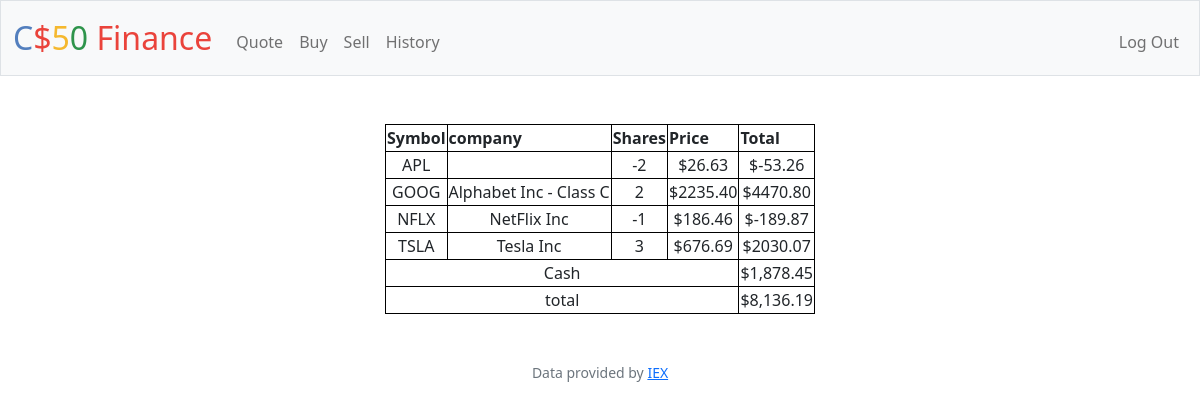
The page / (signed in) on the database its author committed.
### tables this page shows
CREATE TABLE stocks (stockid INTEGER PRIMARY KEY AUTOINCREMENT NOT NULL, userid INTEGER, stocksymbol TEXT, shares INTEGER, Timestamp DATETIME DEFAULT CURRENT_TIMESTAMP, share_price REAL, company, status TEXT, FOREIGN KEY (userid) REFERENCES users (id) ON DELETE CASCADE ON UPDATE NO ACTION);

### app.py (the view)
@app.route("/")
@login_required
def index():
    rows= db.execute("SELECT stocksymbol, company, SUM(shares) as shares, AVG(share_price) as price, SUM(shares*share_price) as total\
                    FROM stocks WHERE userid=?\
                    GROUP BY stocksymbol, company", session["user_id"])
    cash_left= db.execute("SELECT cash FROM users WHERE id=?", session["user_id"])[0]
    cash_left= cash_left['cash']
    total_stocks_prices= db.execute("SELECT SUM(share_price*shares) AS stocks_price FROM stocks\
                                     WHERE userid=?", session["user_id"])[0]
    total_stocks_prices= total_stocks_prices["stocks_price"]
    if total_stocks_prices== None or total_stocks_prices=="":
        total_stocks_prices=0
    return render_template('index.html', rows=rows, cash=usd(cash_left), total= usd(total_stocks_prices+cash_left))

### app.py (called while the page is built)
@app.after_request
def after_request(response):
    response.headers["Cache-Control"] = "no-cache, no-store, must-revalidate"
    response.headers["Expires"] = 0
    response.headers["Pragma"] = "no-cache"
    return response

### helpers.py (called while the page is built)
def login_required(f):
    @wraps(f)
    def decorated_function(*args, **kwargs):
        if session.get("user_id") is None:
            return redirect("/login")
        return f(*args, **kwargs)
    return decorated_function

def usd(value):
    return f"${value:,.2f}"

### templates/index.html (shortened to what this page needs)
{% extends "layout.html" %}
{% block main %}
    <table style="margin-left:auto;margin-right:auto;">
        <thead>
            <th class="text-start">Symbol</th>
            <th class="text-start">company</th>
            <th class="text-start">Shares</th>
            <th class="text-start">Price</th>
            <th class="text-start">Total</th>
        </thead>
    <tbody>
        {% for row in rows %}
        <tr>
            {% if row.shares !=0 %}
                <td>{{ row.stocksymbol }}</td>
                <td>{{row.company }}</td>
                <td>{{ row.shares }}</td>
                <td>{{ "$%.2f"|format(row.price|float) }}</td>
                <td>{{ "$%.2f"|format(row.total|float) }}</td>
            {% endif%}
            </tr>
        {% endfor %}
        <tr>
            <td colspan="4">Cash</td>
            <td colspan="5">{{cash}}</td>
        </tr>
        <tr>
            <td colspan="4">total</td>
            <td colspan="5">{{total}}</td>
        </tr>
    </tbody>
    </table>
{% endblock %}

### templates/layout.html (shortened to what this page needs)
<!DOCTYPE html>
<html lang="en">
    <head>
        <link href="https://cdn.jsdelivr.net/npm/bootstrap@5.1.3/dist/css/bootstrap.min.css" rel="stylesheet">
        <link href="/static/styles.css" rel="stylesheet">
    </head>
    <body>
        <nav class="bg-light border navbar navbar-expand-md navbar-light">
            <div class="container-fluid">
                <a class="navbar-brand" href="/"><span class="blue">C</span><span class="red">$</span><span class="yellow">5</span><span class="green">0</span> <span class="red">Finance</span></a>
                <div class="collapse navbar-collapse" id="navbar">
                    {% if session["user_id"] %}
                        <ul class="navbar-nav me-auto mt-2">
                            <li class="nav-item"><a class="nav-link" href="/quote">Quote</a></li>
                            <li class="nav-item"><a class="nav-link" href="/buy">Buy</a></li>
                            <li class="nav-item"><a class="nav-link" href="/sell">Sell</a></li>
                            <li class="nav-item"><a class="nav-link" href="/history">History</a></li>
                        </ul>
                        <ul class="navbar-nav ms-auto mt-2">
                            <li class="nav-item"><a class="nav-link" href="/logout">Log Out</a></li>
                        </ul>
                    {% else %}
                        <ul class="navbar-nav ms-auto mt-2">
                            <li class="nav-item"><a class="nav-link" href="/register">Register</a></li>
                            <li class="nav-item"><a class="nav-link" href="/login">Log In</a></li>
                        </ul>
                    {% endif %}
                </div>
            </div>
        </nav>
        <main class="container-fluid py-5 text-center">
            {% block main %}{% endblock %}
        </main>
        <footer class="mb-5 small text-center text-muted">
            Data provided by <a href="https://iexcloud.io/">IEX</a>
        </footer>
    </body>
</html>

### static/styles.css (style rules this page uses)
nav .navbar-brand { font-size: xx-large; }
nav .navbar-brand .blue { color: #537fbe; }
nav .navbar-brand .red { color: #ea433b; }
nav .navbar-brand .yellow { color: #f5b82e; }
nav .navbar-brand .green { color: #2e944b; }
table, th, td { border: 1px solid black; }

### rows shown on the page
stocks: stocksymbol "GOOG", company "Alphabet Inc - Class C", shares "2", price "$2235.40", total "$4470.80"
stocks: stocksymbol "TSLA", company "Tesla Inc", shares "3", price "$676.69", total "$2030.07"

### other values the page prints
{{ row.stocksymbol }} "APL" "NFLX"
{{ row.shares }} "-2" "-1"
{{ "$%.2f"|format(row.price|float) }} "$26.63" "$186.46"
{{ "$%.2f"|format(row.total|float) }} "$-53.26" "$-189.87"
{{ row.company }} "NetFlix Inc"
{{ cash }} "$1,878.45"
{{ total }} "$8,136.19"
